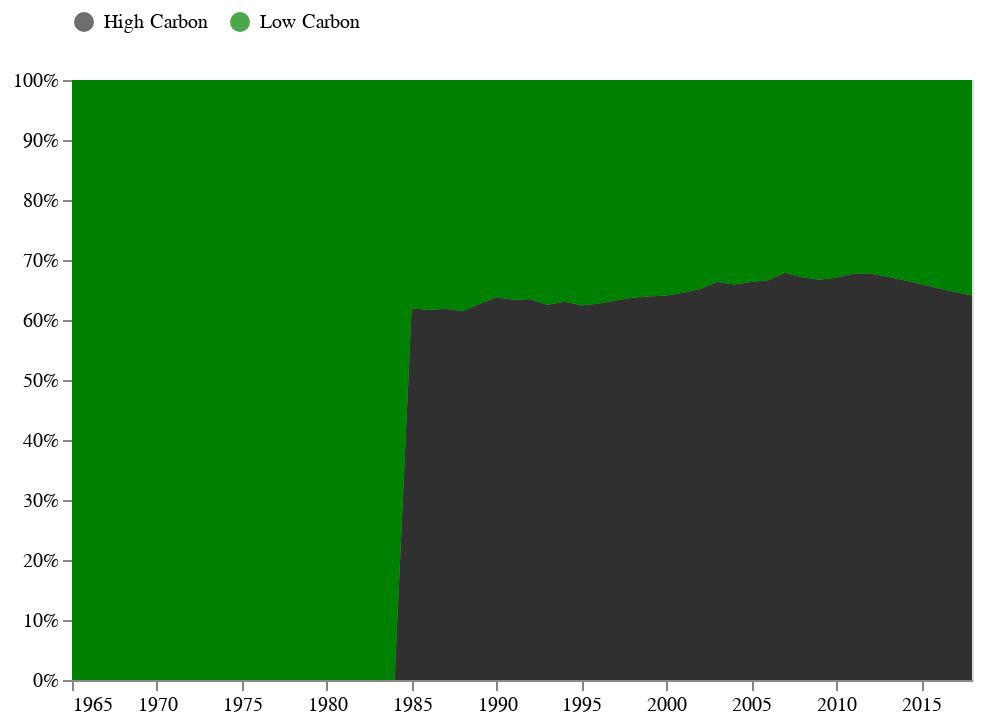

Source (notebook cell):
### Code cell
# Concatenate  Generation Type area chart with Waterfall chart
alt.hconcat(background + selected)

# charts.properties(
#     title='Mixture of Global Electricity Generation Types'
# ).configure_title(
#     fontSize=20
# )

### Figure 1 — Vega-Lite specification as saved in the notebook (floating-point values rounded to 4 significant figures; data arrays with more than 128 entries replaced by an {"elided": "..."} marker saying what was removed)
{"config": {"view": {"continuousWidth": 400, "continuousHeight": 300}}, "hconcat": [{"layer": [{"mark": {"type": "area", "color": "grey", "opacity": 0.7}, "encoding": {"color": {"field": "SourceType", "legend": {"direction": "horizontal", "orient": "top"}, "scale": {"range": ["#303030", "green"]}, "title": null, "type": "nominal"}, "order": {"field": "SourceType", "sort": "ascending", "type": "nominal"}, "x": {"field": "Year", "title": null, "type": "temporal"}, "y": {"aggregate": "sum", "axis": {"format": "%"}, "field": "TWh", "stack": "normalize", "title": null, "type": "quantitative"}}, "height": 300, "selection": {"selector054": {"type": "interval", "encodings": ["x"], "empty": "all"}}, "width": 450}, {"mark": {"type": "area", "opacity": 1}, "encoding": {"color": {"field": "SourceType", "scale": {"range": ["#303030", "green"]}, "type": "nominal"}, "order": {"field": "SourceType", "sort": "ascending", "type": "nominal"}, "x": {"field": "Year", "title": null, "type": "temporal"}, "y": {"aggregate": "sum", "field": "TWh", "stack": "normalize", "type": "quantitative"}}, "height": 300, "transform": [{"filter": {"selection": "selector054"}}], "width": 450}]}], "data": {"name": "data-d91ec2764f9c7260fabae39657d65962"}, "$schema": "https://vega.github.io/schema/vega-lite/v4.17.0.json", "datasets": {"data-d91ec2764f9c7260fabae39657d65962": {"elided": "2916 records"}}}
